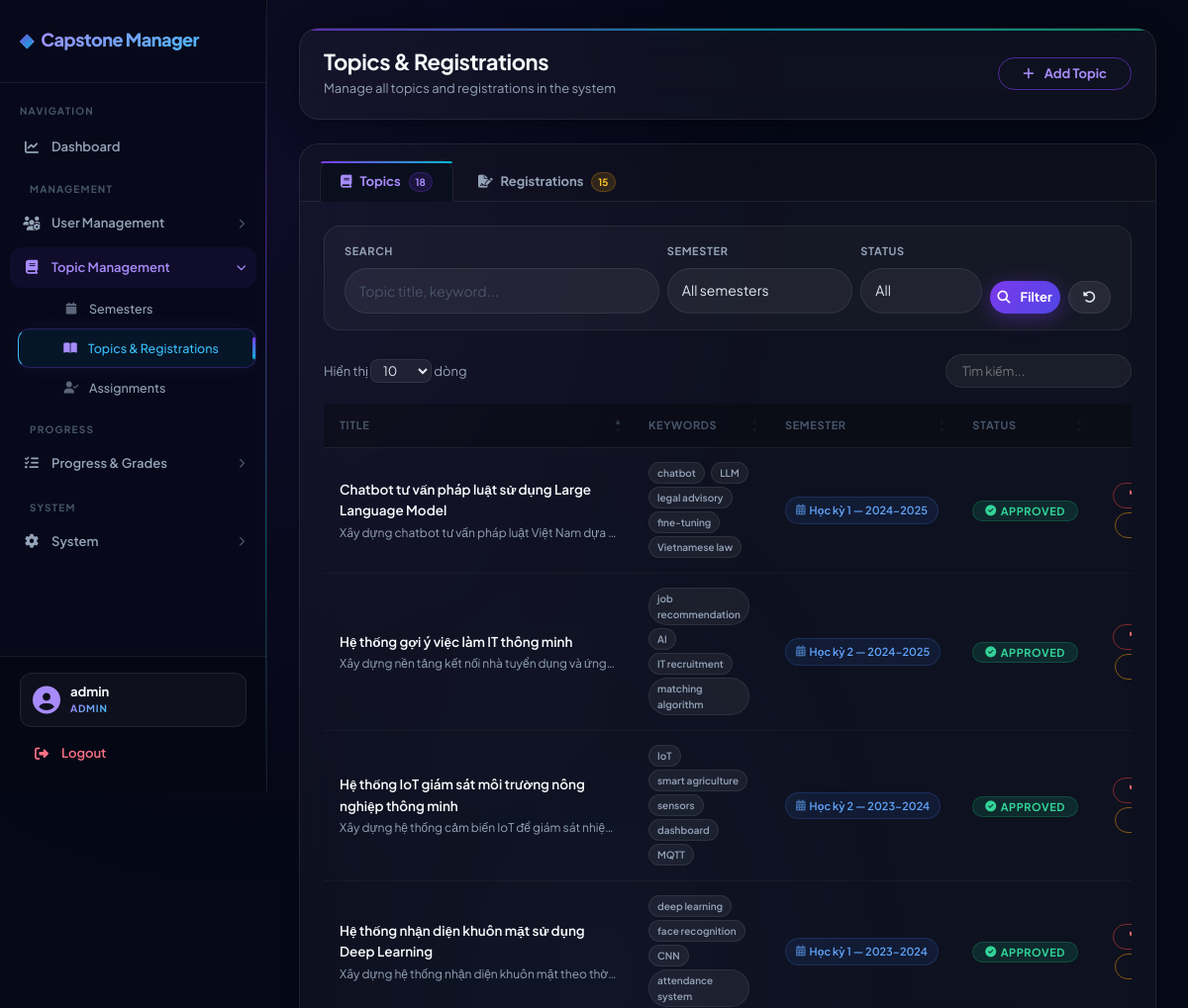
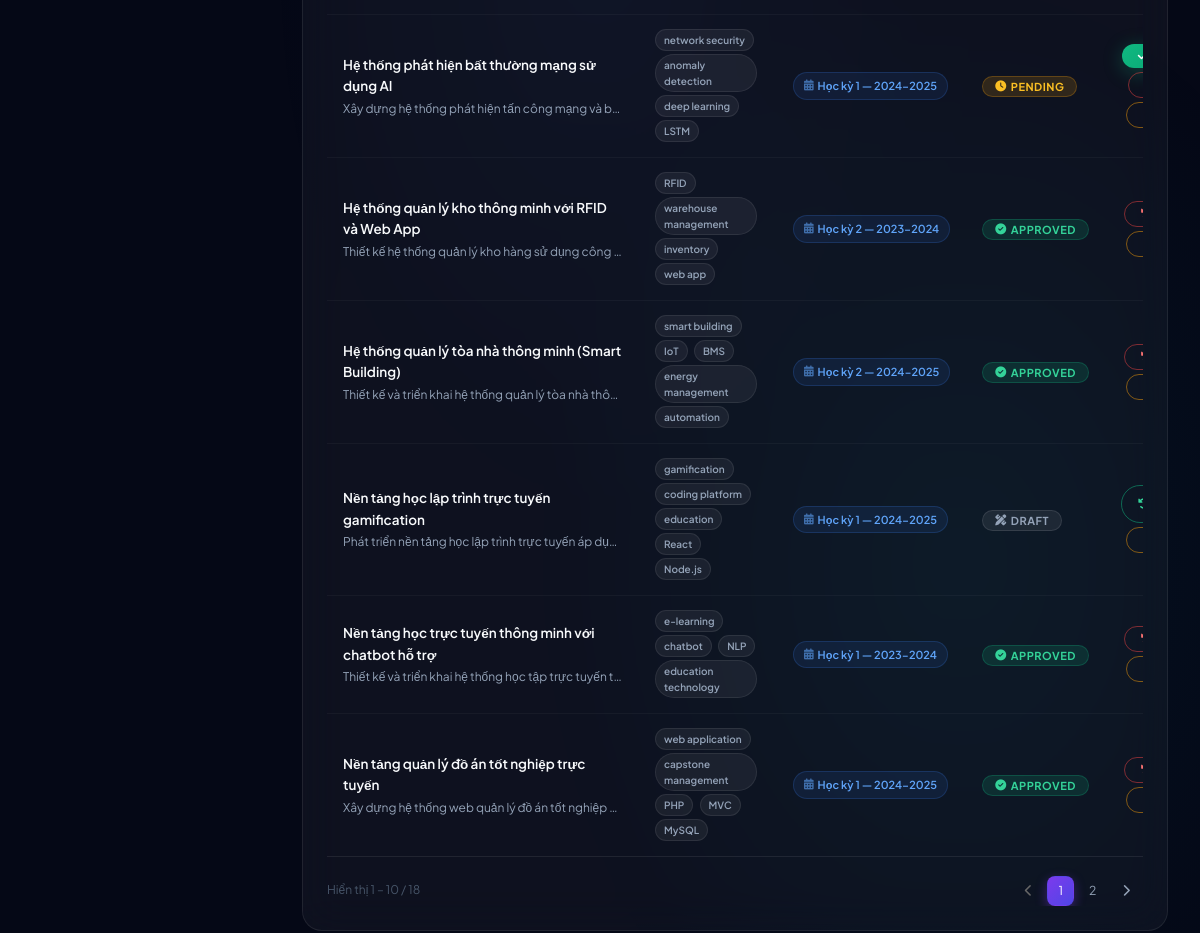
Screenshot of /index.php?page=topic-management (signed in) with the database file from the repository (2 pictures, top to bottom).
### tables this page shows
CREATE TABLE topics (
  id          INT UNSIGNED AUTO_INCREMENT PRIMARY KEY,
  title       VARCHAR(255) NOT NULL,
  description TEXT         DEFAULT NULL,
  keywords    VARCHAR(255) DEFAULT NULL,
  semester_id INT UNSIGNED NOT NULL,
  created_by  INT UNSIGNED DEFAULT NULL,
  status      ENUM('draft','pending','approved','rejected') NOT NULL DEFAULT 'pending',
  created_at  TIMESTAMP DEFAULT CURRENT_TIMESTAMP,
  FOREIGN KEY (semester_id) REFERENCES semesters(id),
  FOREIGN KEY (created_by)  REFERENCES users(id) ON DELETE SET NULL
);

CREATE TABLE semesters (
  id         INT UNSIGNED AUTO_INCREMENT PRIMARY KEY,
  name       VARCHAR(100) NOT NULL,
  start_date DATE         NOT NULL,
  end_date   DATE         NOT NULL,
  created_at TIMESTAMP DEFAULT CURRENT_TIMESTAMP
);

### app/controllers/TopicManagementController.php (called while the page is built, shortened)
<?php
class TopicManagementController {
    private $topicModel;
    private $regModel;
    public function __construct() {
        $this->topicModel    = new Topic();
        $this->regModel      = new TopicRegistration();
    }
    public function index() {
        $role = $_SESSION['user']['role'] ?? '';
        $search     = trim($_GET['search']      ?? '');
        $filterSem  = (int)($_GET['semester_id'] ?? 0);
        $filterStat = trim($_GET['status']       ?? '');
        if ($role === 'admin') {
            $topics = $this->topicModel->search($search, $filterSem, $filterStat);
        } else {
            $topics = $this->topicModel->search($search, $filterSem, 'approved');
        }
        if ($role === 'admin') {
            $registrations = $this->regModel->getAll();
        } else {
            $registrations = [];
        }
        require '../app/views/topic-management/index.php';
    }
}

### core/Database.php (called while the page is built)
<?php
class Database {
    private static $instance = null;
    private $conn;
    private $host = "localhost";
    private $dbname = "capstone_manager";
    private $username = "root";
    private $password = "";
    private function __construct(){
        try{
            $this->conn = new PDO(
                "mysql:host={$this->host};dbname={$this->dbname};charset=utf8mb4",
                $this->username,
                $this->password
            );
            $this->conn->setAttribute(
                PDO::ATTR_ERRMODE,
                PDO::ERRMODE_EXCEPTION
            );
            $this->conn->setAttribute(
                PDO::ATTR_DEFAULT_FETCH_MODE,
                PDO::FETCH_ASSOC
            );
        }catch(PDOException $e){
            die("Database Error: " . $e->getMessage());
        }
    }
    public static function getInstance(){
        if(self::$instance == null){
            self::$instance = new Database();
        }
        return self::$instance;
    }
    public function getConnection(){
        return $this->conn;
    }
}

### app/models/Topic.php (called while the page is built, shortened)
<?php
class Topic {
    private $conn;
    public function __construct(){
        $this->conn = Database::getInstance()->getConnection();
    }
    public function search($keyword = '', $semesterId = 0, $status = '') {
        $sql = "SELECT topics.*, semesters.name AS semester
                FROM topics
                JOIN semesters ON semesters.id = topics.semester_id
                WHERE 1=1";
        $params = [];
        $sql .= " ORDER BY topics.id DESC";
        $stmt = $this->conn->prepare($sql);
        $stmt->execute($params);
        return $stmt->fetchAll(PDO::FETCH_ASSOC);
    }
}

### app/models/TopicRegistration.php (called while the page is built, shortened)
<?php
class TopicRegistration {
    private $conn;
    public function __construct() {
        $this->conn = Database::getInstance()->getConnection();
    }
    public function getAll() {
        $sql = "SELECT r.*, t.title as topic_title, s.full_name as student_name,
                       sem.name as semester_name, l.full_name as lecturer_name
                FROM topic_registrations r
                JOIN topics t ON r.topic_id = t.id
                JOIN students s ON r.student_id = s.id
                JOIN semesters sem ON r.semester_id = sem.id
                LEFT JOIN lecturers l ON r.desired_lecturer_id = l.id
                ORDER BY r.created_at DESC";
        return $this->conn->query($sql)->fetchAll(PDO::FETCH_ASSOC);
    }
}

### app/views/topic-management/index.php (the view, shortened to what this page needs)
<?php require '../app/views/layouts/header.php'; ?>
<?php require '../app/views/layouts/sidebar.php'; ?>
<?php
$role      = $_SESSION['user']['role'];
$activeTab = $_GET['tab'] ?? 'topics';
?>
<div class="main-content">
    <div class="page-header mb-4" data-aos="fade-down">
        <div>
            <h2 class="fw-bold mb-1">Topics &amp; Registrations</h2>
            <p class="mb-0" style="color:var(--text-muted);font-size:13px;">
                <?php if ($role === 'admin'): ?>Manage all topics and registrations in the system
                <?php elseif ($role === 'lecturer'): ?>Topics and registrations related to you
                <?php else: ?>View topics and track your registrations
                <?php endif; ?>
            </p>
        </div>
        <div class="d-flex gap-2">
            <?php if (in_array($role, ['admin', 'student'])): ?>
                <a href="index.php?page=topic-create" class="btn btn-outline-primary rounded-pill px-4 fw-bold">
                    <i class="fa fa-plus me-1"></i>
                    <?= $role === 'admin' ? 'Add Topic' : 'Propose Topic' ?>
                </a>
            <?php endif; ?>
        </div>
    </div>
    <div class="glass-panel" data-aos="fade-up" data-aos-delay="50">
        <div class="topic-tab-nav">
            <a class="topic-tab-item <?= $activeTab === 'topics' ? 'active' : '' ?>"
               href="index.php?page=topic-management&tab=topics">
                <i class="fa fa-book me-2"></i>Topics
                <span class="topic-tab-badge"><?= count($topics) ?></span>
            </a>
            <a class="topic-tab-item <?= $activeTab === 'registrations' ? 'active' : '' ?>"
               href="index.php?page=topic-management&tab=registrations">
                <i class="fa fa-file-signature me-2"></i>Registrations
                <span class="topic-tab-badge" style="background:rgba(245,158,11,0.15);color:#fbbf24;border-color:rgba(245,158,11,0.25);">
                    <?= count($registrations) ?>
                </span>
            </a>
        </div>
        <div class="p-4">
            <?php if ($activeTab === 'topics'): ?>
                <div class="filter-bar mb-4">
                    <form method="GET" action="index.php" class="row g-2 align-items-end">
                        <div class="col-md-<?= $role === 'student' ? '7' : '5' ?>">
                            <label class="form-label">SEARCH</label>
                            <input type="text" name="search" class="form-control rounded-pill"
                                   placeholder="Topic title, keyword..."
                                   value="<?= htmlspecialchars($_GET['search'] ?? '') ?>">
                        </div>
                        <div class="col-md-3">
                            <label class="form-label">SEMESTER</label>
                            <select name="semester_id" class="form-select rounded-pill">
                                <option value="0">All semesters</option>
                            </select>
                        </div>
                        <?php if ($role !== 'student'): ?>
                        <div class="col-md-2">
                            <label class="form-label">STATUS</label>
                            <select name="status" class="form-select rounded-pill">
                                <option value="">All</option>
                            </select>
                        </div>
                        <?php endif; ?>
                        <div class="col-md-2 d-flex gap-2">
                            <button type="submit" class="btn btn-primary rounded-pill px-3 flex-fill fw-bold">
                                <i class="fa fa-search me-1"></i>Filter
                            </button>
                            <a href="index.php?page=topic-management&tab=topics" class="btn btn-secondary rounded-pill px-3">
                                <i class="fa fa-rotate-left"></i>
                            </a>
                        </div>
                    </form>
                </div>
                <div class="table-responsive">
                    <table class="table table-hover align-middle mb-0" id="topicsTable">
                        <thead>
                            <tr>
                                <th class="ps-2">Title</th>
                                <th>Keywords</th>
                                <th>Semester</th>
                                <th>Status</th>
                                <?php if (in_array($role, ['admin', 'lecturer'])): ?>
                                    <th class="text-center">Actions</th>
                                <?php endif; ?>
                            </tr>
                        </thead>
                        <tbody>
                            <?php if (!empty($topics)): foreach ($topics as $t):
                                $ts  = $t['status'];
                                $tlbl = $ts === 'approved' ? 'Approved' : ($ts === 'rejected' ? 'Rejected' : ($ts === 'draft' ? 'Draft' : 'Pending'));
                                $tico = $ts === 'approved' ? 'fa-circle-check' : ($ts === 'rejected' ? 'fa-circle-xmark' : ($ts === 'draft' ? 'fa-pen-ruler' : 'fa-clock'));
                            ?>
                                <tr>
                                    <td class="ps-2">
                                        <div class="fw-semibold" style="color:var(--text-bright);">
                                            <?= htmlspecialchars($t['title']) ?>
                                        </div>
                                        <?php if (!empty($t['description'])): ?>
                                            <div style="max-width:280px;white-space:nowrap;overflow:hidden;text-overflow:ellipsis;color:var(--text-muted);font-size:12px;margin-top:2px;">
                                                <?= htmlspecialchars($t['description']) ?>
                                            </div>
                                        <?php endif; ?>
                                    </td>
                                    <td>
                                        <?php if (!empty($t['keywords'])): ?>
                                            <?php foreach (explode(',', $t['keywords']) as $kw): ?>
                                                <span class="kw-badge"><?= htmlspecialchars(trim($kw)) ?></span>
                                            <?php endforeach; ?>
                                        <?php else: ?>
                                            <span style="color:var(--text-faint);">—</span>
                                        <?php endif; ?>
                                    </td>
                                    <td>
                                        <span class="sem-badge">
                                            <i class="fa fa-calendar-alt me-1" style="opacity:.6;"></i>
                                            <?= htmlspecialchars($t['semester']) ?>
                                        </span>
                                    </td>
                                    <td>
                                        <span class="badge badge-<?= $ts ?>">
                                            <i class="fa <?= $tico ?> me-1"></i><?= $tlbl ?>
                                        </span>
                                    </td>
                                    <?php if (in_array($role, ['admin', 'lecturer'])): ?>
                                    <td class="text-center">
                                        <div class="d-flex justify-content-center gap-1 flex-wrap">
                                            <?php if ($role === 'admin'): ?>
                                                <?php if ($ts === 'pending'): ?>
                                                    <a href="index.php?page=topic-status&id=<?= $t['id'] ?>&status=approved"
                                                       class="btn btn-sm btn-success rounded-pill px-3"
                                                       onclick="return confirm('Approve this topic?')">
                                                        <i class="fa fa-check me-1"></i>Approve
                                                    </a>
                                                    <a href="index.php?page=topic-status&id=<?= $t['id'] ?>&status=rejected"
                                                       class="btn btn-sm btn-outline-danger rounded-pill px-3"
                                                       onclick="return confirm('Reject this topic?')">
                                                    </a>
                                                <?php elseif ($ts === 'approved'): ?>
                                                    <a href="index.php?page=topic-status&id=<?= $t['id'] ?>&status=rejected"
                                                       class="btn btn-sm btn-outline-danger rounded-pill px-3"
                                                       onclick="return confirm('Revoke approval?')">
                                                        <i class="fa fa-rotate-left me-1"></i>Revoke
                                                    </a>
                                                <?php else: ?>
                                                    <a href="index.php?page=topic-status&id=<?= $t['id'] ?>&status=approved"
                                                       class="btn btn-sm btn-outline-success rounded-pill px-3"
                                                       onclick="return confirm('Re-approve?')">
                                                        <i class="fa fa-rotate-left me-1"></i>Re-approve
                                                    </a>
                                                <?php endif; ?>
                                                <a href="index.php?page=topic-edit&id=<?= $t['id'] ?>"
                                                   class="btn btn-sm btn-outline-warning rounded-pill px-3">
                                                </a>
                                            <?php endif; ?>
                                        </div>
                                    </td>
                                    <?php endif; ?>
                                </tr>
                            <?php endforeach; endif; ?>
                        </tbody>
                    </table>
                </div>
            <?php endif;  ?>
        </div>
    </div>
</div>
<?php require '../app/views/layouts/footer.php'; ?>

### rows the page displays
topics: title "Hệ thống quản lý tòa nhà thông minh (Smart Building)", description "Thiết kế và triển khai hệ thống quản lý tòa nhà thô…", keywords "smart building", keywords "IoT", keywords "BMS", keywords "energy management", keywords "automation", semester.name "Học kỳ 2 — 2024-2025", status "APPROVED"
topics: title "Hệ thống gợi ý việc làm IT thông minh", description "Xây dựng nền tảng kết nối nhà tuyển dụng và ứng…", keywords "job recommendation", keywords "AI", keywords "IT recruitment", keywords "matching algorithm", semester.name "Học kỳ 2 — 2024-2025", status "APPROVED"
topics: title "Nền tảng học lập trình trực tuyến gamification", description "Phát triển nền tảng học lập trình trực tuyến áp dụ…", keywords "gamification", keywords "coding platform", keywords "education", keywords "React", keywords "Node.js", semester.name "Học kỳ 1 — 2024-2025", status "DRAFT"
topics: title "Chatbot tư vấn pháp luật sử dụng Large Language Model", description "Xây dựng chatbot tư vấn pháp luật Việt Nam dựa…", keywords "chatbot", keywords "LLM", keywords "legal advisory", keywords "fine-tuning", keywords "Vietnamese law", semester.name "Học kỳ 1 — 2024-2025", status "APPROVED"
topics: title "Hệ thống phát hiện bất thường mạng sử dụng AI", description "Xây dựng hệ thống phát hiện tấn công mạng và b…", keywords "network security", keywords "anomaly detection", keywords "deep learning", keywords "LSTM", semester.name "Học kỳ 1 — 2024-2025", status "PENDING"
topics: title "Nền tảng quản lý đồ án tốt nghiệp trực tuyến", description "Xây dựng hệ thống web quản lý đồ án tốt nghiệp…", keywords "web application", keywords "capstone management", keywords "PHP", keywords "MVC", keywords "MySQL", semester.name "Học kỳ 1 — 2024-2025", status "APPROVED"
topics: title "Hệ thống quản lý kho thông minh với RFID và Web App", description "Thiết kế hệ thống quản lý kho hàng sử dụng công…", keywords "RFID", keywords "warehouse management", keywords "inventory", keywords "web app", semester.name "Học kỳ 2 — 2023-2024", status "APPROVED"
topics: title "Hệ thống IoT giám sát môi trường nông nghiệp thông minh", description "Xây dựng hệ thống cảm biến IoT để giám sát nhiệ…", keywords "IoT", keywords "smart agriculture", keywords "sensors", keywords "dashboard", keywords "MQTT", semester.name "Học kỳ 2 — 2023-2024", status "APPROVED"
topics: title "Nền tảng học trực tuyến thông minh với chatbot hỗ trợ", description "Thiết kế và triển khai hệ thống học tập trực tuyến t…", keywords "e-learning", keywords "chatbot", keywords "NLP", keywords "education technology", semester.name "Học kỳ 1 — 2023-2024", status "APPROVED"
topics: title "Hệ thống nhận diện khuôn mặt sử dụng Deep Learning", description "Xây dựng hệ thống nhận diện khuôn mặt theo thờ…", keywords "deep learning", keywords "face recognition", keywords "CNN", keywords "attendance system", semester.name "Học kỳ 1 — 2023-2024", status "APPROVED"

### other values shown
explode('@', $email)[0] "admin"
$_SESSION['user']['role'] "ADMIN"
count($topics) "18"
count($registrations) "15"
